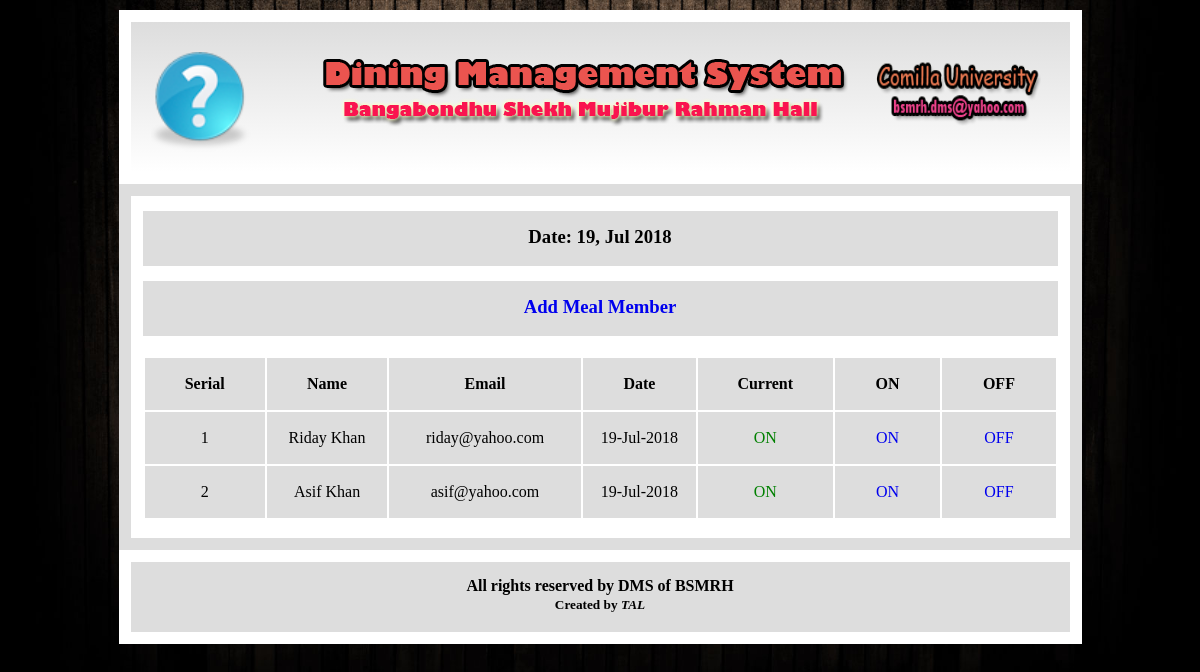
The page /admin/ad.php on the database its author committed.
### tables this page shows
CREATE TABLE IF NOT EXISTS `on_off` (
  `id` int(11) NOT NULL AUTO_INCREMENT,
  `user_name` varchar(100) NOT NULL,
  `email` varchar(100) NOT NULL,
  `on_off` varchar(100) NOT NULL,
  PRIMARY KEY (`id`)
);

### admin/ad.php (the view, shortened to what this page needs)
<!DOCTYPE html>
<html>
<head>
<link rel='stylesheet' type='text/css' href='addmeal.css' />
</head>
	<body>
	<section id='wrapper'>
		<section id='header'>
		     <div class='logo'>
				<img src='../images/Logo.png'/>
			 </div>
				 <div class='heading'>
					<a href='adminhome.php'><img src='../images/heading.png'/></a>
				 </div>
		     <div class='address'>
				<img src='../images/address.png'/>
			 </div>
	    </section>
	    <section id='content'>
		<h3 style='width:915px;height:40px;background:#ddd;margin:0 auto;margin-top:15px;text-align:center;padding-top:15px;'>Date: <?php echo date("d, M Y"); ?></h3>
		<h3 style='width:915px;height:40px;background:#ddd;margin:0 auto;margin-top:15px;text-align:center;padding-top:15px;'><a href='add.php' style='text-decoration:none;'>Add Meal Member</a></h3>
			<form method='post'>
					<table>
					<tr>
					   <th>Serial</th>
					   <th>Name</th>
					   <th>Email</th>
					   <th>Date</th>
					   <th>Current</th>
					   <th>ON</th>
					   <th>OFF</th>
					</tr>
					<tr>
					<?php
				         $data=mysql_query("select * from on_off");
					while($row=mysql_fetch_array($data)){
					echo "<td>".$row['id']."</td>";
					echo "<td>".$row['user_name']."</td>";
					echo "<td>".$row['email']."</td>";
					echo "<td>".date('d-M-Y')."</td>";
					if($row['on_off']=="ON")
					{
					echo "<td style='color:green;font-family:Elephant'>"."ON"."</td>";
					}
					else
					{
					    echo "<td style='color:red;'>"."OFF"."</td>";
					}
					echo "<td>".'<a href="?user_name='.$row['user_name'].'" style="text-decoration:none;">'."ON".'</a>'."</td>";
					echo "<td>".'<a href="?email='.$row['email'].'" style="text-decoration:none;">'."OFF".'</a>'."</td>";
							echo "</tr>";
					}
					?>
					</table>
				  <br>
			</form>
		</section>
		<section id='footer'>
		  <h4>All rights reserved by DMS of BSMRH</h4>
		  <h5>Created by <em>TAL</em></h5>
		</section>
    </section>
	</body>
</html>

### admin/addmeal.css (style rules this page uses)
* { margin:0 auto; }
body { width:100%; height:auto; background:url('../images/b7.jpg') no-repeat; background-size:cover; }
#wrapper { width:963px; height:auto; margin:0 auto; background:white; }
#header { width:939px; height:150px; margin:0 auto; background:linear-gradient(#ddd,white); background-size:cover; border:12px solid white; margin-top:10px; }
.logo { float:left; width:170px; height:150px; }
.logo img { float:left; width:100px; height:100px; margin-top:30px; margin-left:20px; background-size:cover; }
.heading { float:left; width:570px; height:150px; }
.address { float:left; width:199px; height:150px; color:white; }
.address img { width:170px; height:120px; padding-top:10px; margin-right:10px; font-size:15px; line-height:21px; }
#content { width:939px; height:auto; margin:0 auto; background:; border:12px solid #ddd; margin-top:0px; }
#content table { width:915px; margin:0 auto; margin-top:20px; }
#content table th { width:915px; background:#ddd; height:50px; }
#content table td { width:915px; background:#ddd; height:50px; text-align:center; }
#footer { width:939px; height:70px; margin:0 auto; margin-top:0px; background:#ddd; background-size:cover; border:12px solid white; margin-bottom:10px; }
#footer h4 { text-align:center; padding-top:15px; }
#footer h5 { text-align:center; line-height:20px; }

### rows shown on the page
on_off: id "1", user_name "Riday Khan", email "riday@yahoo.com", on_off "ON"
on_off: id "2", user_name "Asif Khan", email "asif@yahoo.com", on_off "ON"
